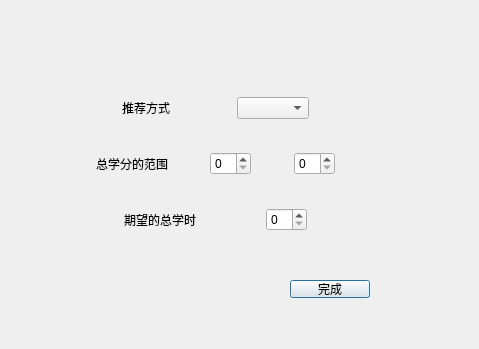
<?xml version="1.0" encoding="UTF-8"?>
<ui version="4.0">
 <class>RecommendDialog</class>
 <widget class="QDialog" name="RecommendDialog">
  <property name="geometry">
   <rect>
    <x>0</x>
    <y>0</y>
    <width>479</width>
    <height>349</height>
   </rect>
  </property>
  <property name="windowTitle">
   <string>Dialog</string>
  </property>
  <widget class="QWidget" name="verticalLayoutWidget">
   <property name="geometry">
    <rect>
     <x>60</x>
     <y>70</y>
     <width>311</width>
     <height>191</height>
    </rect>
   </property>
   <layout class="QVBoxLayout" name="MainLayout">
    <item>
     <layout class="QHBoxLayout" name="UpLayout">
      <item>
       <spacer name="Spacer1">
        <property name="orientation">
         <enum>Qt::Horizontal</enum>
        </property>
        <property name="sizeHint" stdset="0">
         <size>
          <width>40</width>
          <height>20</height>
         </size>
        </property>
       </spacer>
      </item>
      <item>
       <widget class="QLabel" name="WayLabel">
        <property name="text">
         <string>推荐方式</string>
        </property>
       </widget>
      </item>
      <item>
       <spacer name="Spacer2">
        <property name="orientation">
         <enum>Qt::Horizontal</enum>
        </property>
        <property name="sizeHint" stdset="0">
         <size>
          <width>40</width>
          <height>20</height>
         </size>
        </property>
       </spacer>
      </item>
      <item>
       <widget class="QComboBox" name="WaySelect"/>
      </item>
      <item>
       <spacer name="Spacer3">
        <property name="orientation">
         <enum>Qt::Horizontal</enum>
        </property>
        <property name="sizeHint" stdset="0">
         <size>
          <width>40</width>
          <height>20</height>
         </size>
        </property>
       </spacer>
      </item>
     </layout>
    </item>
    <item>
     <layout class="QHBoxLayout" name="MiddleLayout">
      <item>
       <spacer name="Spacer4">
        <property name="orientation">
         <enum>Qt::Horizontal</enum>
        </property>
        <property name="sizeHint" stdset="0">
         <size>
          <width>40</width>
          <height>20</height>
         </size>
        </property>
       </spacer>
      </item>
      <item>
       <widget class="QLabel" name="PointLabel">
        <property name="text">
         <string>总学分的范围</string>
        </property>
       </widget>
      </item>
      <item>
       <spacer name="Spacer5">
        <property name="orientation">
         <enum>Qt::Horizontal</enum>
        </property>
        <property name="sizeHint" stdset="0">
         <size>
          <width>40</width>
          <height>20</height>
         </size>
        </property>
       </spacer>
      </item>
      <item>
       <widget class="QSpinBox" name="PointLow"/>
      </item>
      <item>
       <spacer name="Spacer6">
        <property name="orientation">
         <enum>Qt::Horizontal</enum>
        </property>
        <property name="sizeHint" stdset="0">
         <size>
          <width>40</width>
          <height>20</height>
         </size>
        </property>
       </spacer>
      </item>
      <item>
       <widget class="QSpinBox" name="PointUp"/>
      </item>
      <item>
       <spacer name="Spacer7">
        <property name="orientation">
         <enum>Qt::Horizontal</enum>
        </property>
        <property name="sizeHint" stdset="0">
         <size>
          <width>40</width>
          <height>20</height>
         </size>
        </property>
       </spacer>
      </item>
     </layout>
    </item>
    <item>
     <layout class="QHBoxLayout" name="DownLayout">
      <item>
       <spacer name="Spacer8">
        <property name="orientation">
         <enum>Qt::Horizontal</enum>
        </property>
        <property name="sizeHint" stdset="0">
         <size>
          <width>40</width>
          <height>20</height>
         </size>
        </property>
       </spacer>
      </item>
      <item>
       <widget class="QLabel" name="TimeLabel">
        <property name="text">
         <string>期望的总学时</string>
        </property>
       </widget>
      </item>
      <item>
       <spacer name="Spacer9">
        <property name="orientation">
         <enum>Qt::Horizontal</enum>
        </property>
        <property name="sizeHint" stdset="0">
         <size>
          <width>40</width>
          <height>20</height>
         </size>
        </property>
       </spacer>
      </item>
      <item>
       <widget class="QSpinBox" name="TimeExpect"/>
      </item>
      <item>
       <spacer name="Spacer10">
        <property name="orientation">
         <enum>Qt::Horizontal</enum>
        </property>
        <property name="sizeHint" stdset="0">
         <size>
          <width>40</width>
          <height>20</height>
         </size>
        </property>
       </spacer>
      </item>
     </layout>
    </item>
   </layout>
  </widget>
  <widget class="QPushButton" name="CreateButton">
   <property name="geometry">
    <rect>
     <x>290</x>
     <y>280</y>
     <width>80</width>
     <height>18</height>
    </rect>
   </property>
   <property name="text">
    <string>完成</string>
   </property>
  </widget>
 </widget>
 <resources/>
 <connections/>
</ui>
